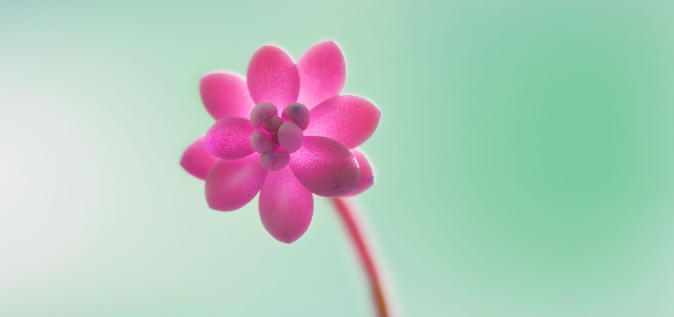
#> input picture guang/cv/pic/hue1.png, 674 x 317 px
$ python -i vision.py   (imports and definitions only)   (older library calls are emulated)
#> lines starting #> are read from the running program, lines starting #| are printed output that depends on the picture
### guang/utils.py
import os
import pickle


def version_config(update=False):
    filename = os.path.join(os.path.dirname(__file__), 'version_config.yaml')
    config = yaml_load(filename)
    # config = load(filename)
    if update:
        config["version"] += 1
        yaml_dump(filename, config)
        # save(filename, config)
    __version__ = '0.' + '.'.join(list(str(config["version"])))
    __name__ = config["name"]
    return __version__, __name__


def save(filename, data):
    with open(filename, 'wb') as fw:
        pickle.dump(data, fw)


# [14 lines left out: functions load, yaml_dump, not called in this run]


def yaml_load(filepath):
    from yaml import load
    try:
        from yaml import CLoader as Loader
    except ImportError:
        from yaml import Loader
    with open(filepath, 'r', encoding="utf-8") as stream:
        #     stream = stream.read()
        content = load(stream, Loader=Loader)
    return content

### guang/cv/vision.py
from guang.cv.MajorTone import *
import cv2
import matplotlib.pyplot as plt
from skimage import data
from skimage.transform import match_histograms


def histogramMatching():
    reference = data.coffee()
    image = data.chelsea()

    matched = match_histograms(image, reference, multichannel=True)

    fig, (ax1, ax2, ax3) = plt.subplots(nrows=1,
                                        ncols=3,
                                        figsize=(8, 3),
                                        sharex=True,
                                        sharey=True)
    for aa in (ax1, ax2, ax3):
        aa.set_axis_off()

    ax1.imshow(image)
    ax1.set_title('Source')
    ax2.imshow(reference)
    ax2.set_title('Reference')
    ax3.imshow(matched)
    ax3.set_title('Matched')

    plt.tight_layout()
    plt.show()


def generateBackGround(img, show_plot=1):
    '''
    input: BGR image array
    return: a background image ,has the same shape with input image.
    '''
    img = cv2.cvtColor(img, cv2.COLOR_BGR2HSV)
    h, w, _ = img.shape
    feature = cv2.resize(img, dsize=(40, 40))
    color1 = MajorTones.getCenters(feature, n_cls=2, m_cls=1)[0][0]
    #     color2 = MajorTones.getCentroid(feature, n_cls = 2)

    color = color1.astype('uint8')
    #     color = color2.astype('uint8')

    if show_plot:
        plt.figure()
        plt.subplot(121)
        plt.imshow(cv2.cvtColor(img, cv2.COLOR_HSV2RGB))
        plt.subplot(122)
        plt.imshow(
            cv2.cvtColor(color.reshape(1, 1, 3),
                         cv2.COLOR_HSV2RGB).reshape(1, 1, 3))
        plt.show()
    H, W = 55, 55
    gener_backg = np.ones((H, W, 3)).astype('uint8')
    gener_backg[:, :, 0] = gener_backg[:, :, 0] * color[0]  # H
    gener_backg[:, :, 1] = gener_backg[:, :, 1] * color[1]  # S
    gener_backg[:, :, 2] = gener_backg[:, :, 2] + 250  # V

    if show_plot:
        plt.figure()
        plt.imshow(cv2.cvtColor(gener_backg, cv2.COLOR_HSV2RGB))
        plt.show()

    i = 1
    c_max = gener_backg[i].max()
    R2 = H**2 + W**2
    for x in range(W):
        for y in range(H):
            r2 = (x - W / 2)**2 + (y - H / 2)**2  # 圆心转移到中心
            c = c_max * r2 // R2
            gener_backg[y, x, i] = c

    gener_backg = cv2.cvtColor(gener_backg, cv2.COLOR_HSV2RGB)
    gener_backg = cv2.resize(gener_backg, (h, w),
                             interpolation=cv2.INTER_NEAREST)
    if show_plot:
        plt.figure()
        plt.imshow(gener_backg)
        plt.show()

    return gener_backg


# [8 lines not run here, left out]

>>> import cv2
>>> picture = cv2.imread('pic/hue1.png', cv2.IMREAD_GRAYSCALE)
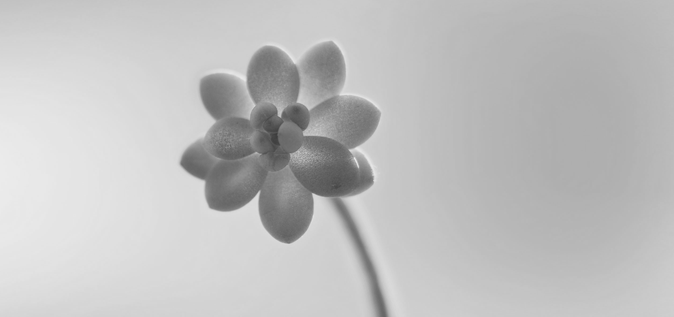
#> picture: shape (317, 674); min 60, max 235, mean 191.9
>>> result = generateBackGround(picture)
#> (the run stopped early here; a loop or call above may not have finished)

$ run again, on guang/cv/pic/hue2.png
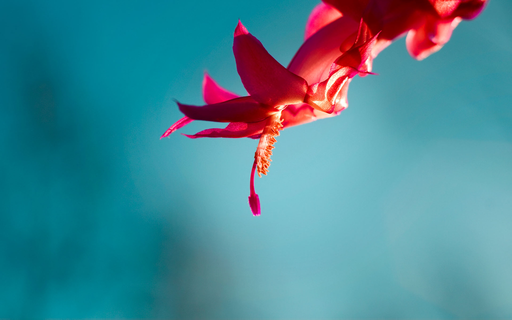
#> input picture guang/cv/pic/hue2.png, 512 x 320 px
#> `picture = cv2.imread('pic/hue1.png', cv2.IMREAD_GRAYSCALE)`:
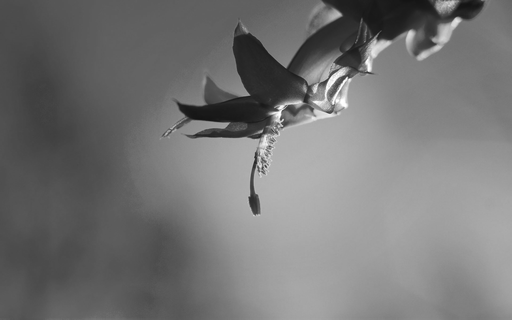
#> picture: shape (320, 512); min 19, max 255, mean 117.2

$ run again, on guang/cv/pic/flower.png
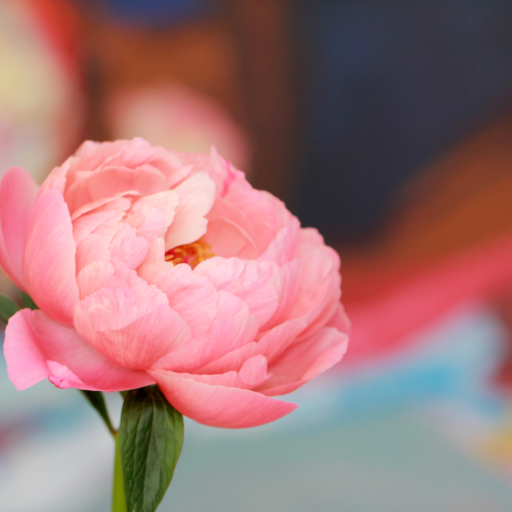
#> input picture guang/cv/pic/flower.png, 512 x 512 px
#> `picture = cv2.imread('pic/hue1.png', cv2.IMREAD_GRAYSCALE)`:
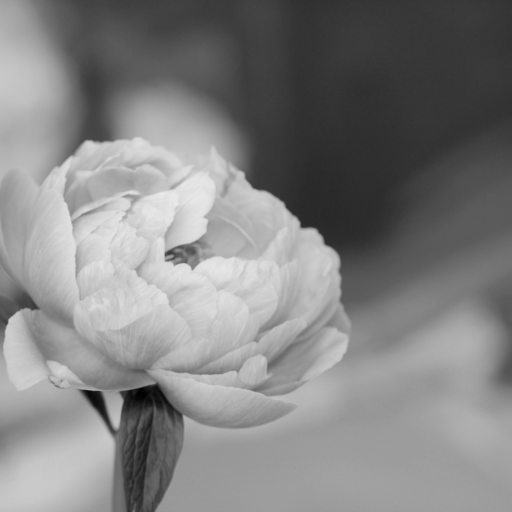
#> picture: shape (512, 512); min 1, max 235, mean 130.3
